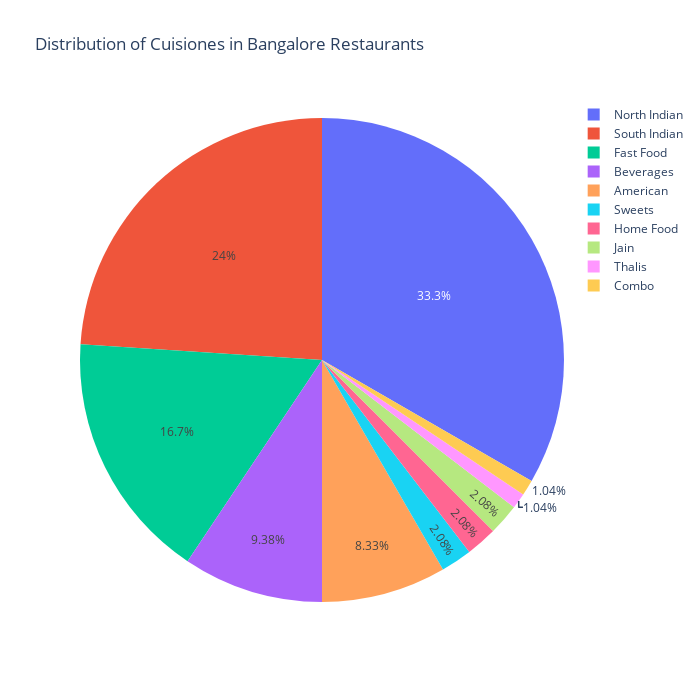

This figure's notebook cell:
### Code cell
fig=px.pie(
    data_frame=df_Cuisine_Analysis,
    names=df_Cuisine_Analysis["Cuisine"][:10],
    values=df_Cuisine_Analysis["Count"][:10],
    title="Distribution of Cuisiones in Bangalore Restaurants",width=700,height=700
)
fig.show()

### Figure 1 — Plotly figure (JSON) as saved in the notebook; plotly's stock layout.template omitted (floating-point values rounded to 4 significant figures)
{"data": [{"domain": {"x": [0, 1], "y": [0, 1]}, "hovertemplate": "label=%{label}<br>value=%{value}<extra></extra>", "labels": ["Sweets", "North Indian", "Home Food", "Thalis", "Combo", "South Indian", "Fast Food", "Beverages", "Jain", "American"], "legendgroup": "", "name": "", "showlegend": true, "type": "pie", "values": [2, 32, 2, 1, 1, 23, 16, 9, 2, 8]}], "layout": {"height": 700, "legend": {"tracegroupgap": 0}, "title": {"text": "Distribution of Cuisiones in Bangalore Restaurants"}, "width": 700}}
